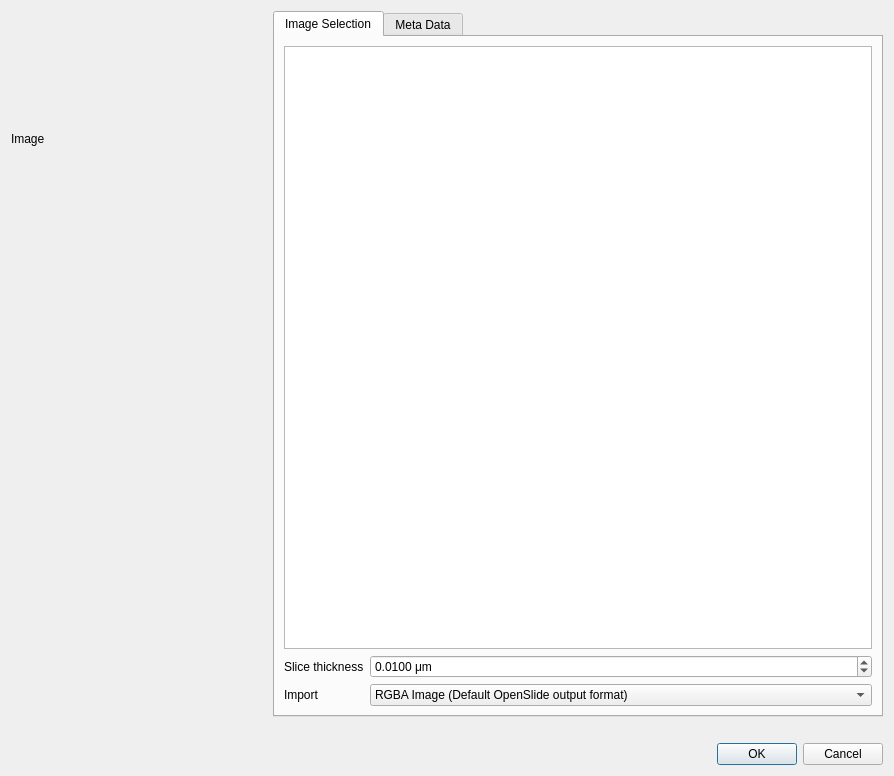
<?xml version="1.0" encoding="UTF-8"?>
<ui version="4.0">
 <class>OpenSlideImageIOHelperDialog</class>
 <widget class="QDialog" name="OpenSlideImageIOHelperDialog">
  <property name="geometry">
   <rect>
    <x>0</x>
    <y>0</y>
    <width>894</width>
    <height>776</height>
   </rect>
  </property>
  <property name="windowTitle">
   <string>OpenSlide Image IO Helper Dialog</string>
  </property>
  <layout class="QVBoxLayout" name="verticalLayout">
   <item>
    <layout class="QHBoxLayout" name="horizontalLayout">
     <item>
      <layout class="QVBoxLayout" name="verticalLayout_4">
       <item>
        <widget class="QLabel" name="labelImage">
         <property name="minimumSize">
          <size>
           <width>256</width>
           <height>256</height>
          </size>
         </property>
         <property name="maximumSize">
          <size>
           <width>256</width>
           <height>256</height>
          </size>
         </property>
         <property name="text">
          <string>Image</string>
         </property>
        </widget>
       </item>
       <item>
        <spacer name="verticalSpacer">
         <property name="orientation">
          <enum>Qt::Vertical</enum>
         </property>
         <property name="sizeHint" stdset="0">
          <size>
           <width>20</width>
           <height>40</height>
          </size>
         </property>
        </spacer>
       </item>
      </layout>
     </item>
     <item>
      <widget class="QTabWidget" name="tabWidget">
       <property name="currentIndex">
        <number>0</number>
       </property>
       <widget class="QWidget" name="imageSelectionTab">
        <attribute name="title">
         <string>Image Selection</string>
        </attribute>
        <layout class="QVBoxLayout" name="verticalLayout_2">
         <item>
          <widget class="QListWidget" name="imageSelectionList"/>
         </item>
         <item>
          <layout class="QFormLayout" name="formLayout">
           <item row="0" column="1">
            <widget class="QDoubleSpinBox" name="thickness">
             <property name="suffix">
              <string> μm</string>
             </property>
             <property name="decimals">
              <number>4</number>
             </property>
             <property name="singleStep">
              <double>0.050000000000000</double>
             </property>
             <property name="value">
              <double>0.010000000000000</double>
             </property>
            </widget>
           </item>
           <item row="0" column="0">
            <widget class="QLabel" name="label">
             <property name="text">
              <string>Slice thickness</string>
             </property>
            </widget>
           </item>
           <item row="1" column="0">
            <widget class="QLabel" name="label_2">
             <property name="text">
              <string>Import</string>
             </property>
            </widget>
           </item>
           <item row="1" column="1">
            <widget class="QComboBox" name="comboBox">
             <property name="currentIndex">
              <number>0</number>
             </property>
             <item>
              <property name="text">
               <string>RGBA Image (Default OpenSlide output format)</string>
              </property>
             </item>
             <item>
              <property name="text">
               <string>Vector Image</string>
              </property>
             </item>
             <item>
              <property name="text">
               <string>Separated Channels (RGB)</string>
              </property>
             </item>
             <item>
              <property name="text">
               <string>Separated Channels (RGBA)</string>
              </property>
             </item>
             <item>
              <property name="text">
               <string>Channel 0</string>
              </property>
             </item>
             <item>
              <property name="text">
               <string>Channel 1</string>
              </property>
             </item>
             <item>
              <property name="text">
               <string>Channel 2</string>
              </property>
             </item>
             <item>
              <property name="text">
               <string>Channel 3</string>
              </property>
             </item>
             <item>
              <property name="text">
               <string>Luminance Image</string>
              </property>
             </item>
            </widget>
           </item>
          </layout>
         </item>
        </layout>
       </widget>
       <widget class="QWidget" name="metaDataTab">
        <attribute name="title">
         <string>Meta Data</string>
        </attribute>
        <layout class="QVBoxLayout" name="verticalLayout_3">
         <item>
          <widget class="QListWidget" name="metaDataList"/>
         </item>
        </layout>
       </widget>
      </widget>
     </item>
    </layout>
   </item>
   <item>
    <widget class="QLabel" name="warningLabel">
     <property name="styleSheet">
      <string notr="true">color: rgb(237, 51, 59)</string>
     </property>
     <property name="text">
      <string/>
     </property>
     <property name="alignment">
      <set>Qt::AlignRight|Qt::AlignTrailing|Qt::AlignVCenter</set>
     </property>
    </widget>
   </item>
   <item>
    <widget class="QDialogButtonBox" name="buttonBox">
     <property name="orientation">
      <enum>Qt::Horizontal</enum>
     </property>
     <property name="standardButtons">
      <set>QDialogButtonBox::Cancel|QDialogButtonBox::Ok</set>
     </property>
    </widget>
   </item>
  </layout>
 </widget>
 <resources/>
 <connections>
  <connection>
   <sender>buttonBox</sender>
   <signal>accepted()</signal>
   <receiver>OpenSlideImageIOHelperDialog</receiver>
   <slot>accept()</slot>
   <hints>
    <hint type="sourcelabel">
     <x>248</x>
     <y>254</y>
    </hint>
    <hint type="destinationlabel">
     <x>157</x>
     <y>274</y>
    </hint>
   </hints>
  </connection>
  <connection>
   <sender>buttonBox</sender>
   <signal>rejected()</signal>
   <receiver>OpenSlideImageIOHelperDialog</receiver>
   <slot>reject()</slot>
   <hints>
    <hint type="sourcelabel">
     <x>316</x>
     <y>260</y>
    </hint>
    <hint type="destinationlabel">
     <x>286</x>
     <y>274</y>
    </hint>
   </hints>
  </connection>
 </connections>
</ui>
